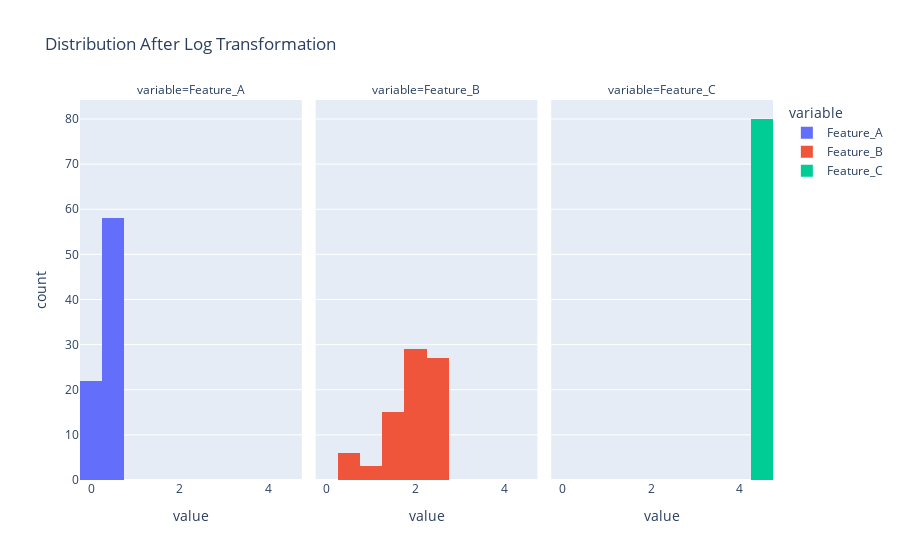

The notebook cell this image was saved under:
### Markdown cell above
__로그 변환 (Log Transformation) : 데이터 왜곡 수정__
* 지수적으로 증가하는 데이터, 한쪽 꼬리가 늘어진 경우(왜도가 높을 때)에 정규분포로 변환

### Code cell
# 2. 로그 변환 수행 (log1p = log(1+x))
X_train_log = np.log1p(X_train)
X_test_log = np.log1p(X_test)

# 3. 결과 데이터 프레임 구축
X_train_log_df = pd.DataFrame(X_train_log, columns = df.columns)

print('--- [검증] 로그 변환 후 기초 통계량 ---')
display(X_train_log_df.describe())

# 4. 시각화
fig_log = px.histogram(X_train_log_df.melt(), 
                       x="value", color="variable", 
                       facet_col="variable", 
                       title="Distribution After Log Transformation",
                       ) 
fig_log.show()

### Figure 1 — Plotly figure (JSON) as saved in the notebook; plotly's stock layout.template omitted (floating-point values rounded to 4 significant figures)
{"data": [{"bingroup": "x", "hovertemplate": "variable=Feature_A<br>value=%{x}<br>count=%{y}<extra></extra>", "legendgroup": "Feature_A", "marker": {"color": "#636efa", "pattern": {"shape": ""}}, "name": "Feature_A", "orientation": "v", "showlegend": true, "type": "histogram", "x": [0.5815, 0.1028, 0.6049, 0.6187, 0.4887, 0.6533, 0.3099, 0.5891, 0.6031, 0.08137, 0.5209, 0.1583, 0.6255, 0.3436, 0.3119, 0.3693, 0.108, 0.4796, 0.669, 0.5013, 0.1787, 0.4808, 0.08022, 0.4777, 0.3727, 0.5726, 0.6173, 0.6591, 0.4695, 0.2849, 0.1258, 0.251, 0.6418, 0.5981, 0.3195, 0.6686, 0.6686, 0.4455, 0.4468, 0.4298, 0.5662, 0.6467, 0.03058, 0.4745, 0.5342, 0.2758, 0.4841, 0.04627, 0.3146, 0.1979, 0.6892, 0.2441, 0.6291, 0.1752, 0.1343, 0.6319, 0.5305, 0.586, 0.177, 0.4148, 0.6803, 0.6, 0.6848, 0.002187, 0.3643, 0.1953, 0.2877, 0.3869, 0.05355, 0.142, 0.006189, 0.1128, 0.1332, 0.4274, 0.3864, 0.2016, 0.45, 0.6308, 0.6179, 0.6422], "xaxis": "x", "yaxis": "y"}, {"bingroup": "x", "hovertemplate": "variable=Feature_B<br>value=%{x}<br>count=%{y}<extra></extra>", "legendgroup": "Feature_B", "marker": {"color": "#EF553B", "pattern": {"shape": ""}}, "name": "Feature_B", "orientation": "v", "showlegend": true, "type": "histogram", "x": [1.569, 2.334, 2.152, 2.276, 1.667, 2.441, 2.279, 2.513, 2.469, 1.609, 2.257, 2.287, 1.83, 0.4073, 1.585, 1.789, 2.518, 0.6443, 2.458, 2.309, 1.721, 2.48, 2.316, 2.037, 2.548, 2.45, 1.492, 2.177, 1.503, 1.951, 2.56, 2.14, 1.792, 2.02, 1.518, 1.912, 2.219, 1.951, 0.377, 2.382, 2.483, 0.541, 2.07, 2.053, 1.029, 2.057, 1.935, 2.208, 2.11, 2.493, 2.526, 2.363, 1.667, 2.136, 2.246, 2.144, 2.47, 2.04, 1.871, 2.436, 2.199, 2.144, 1.701, 0.4079, 1.478, 2.284, 1.977, 2.423, 1.585, 2.057, 1.528, 2.289, 2.032, 0.4186, 0.8266, 1.798, 1.23, 1.394, 1.542, 2.544], "xaxis": "x2", "yaxis": "y2"}, {"bingroup": "x", "hovertemplate": "variable=Feature_C<br>value=%{x}<br>count=%{y}<extra></extra>", "legendgroup": "Feature_C", "marker": {"color": "#00cc96", "pattern": {"shape": ""}}, "name": "Feature_C", "orientation": "v", "showlegend": true, "type": "histogram", "x": [4.621, 4.623, 4.619, 4.622, 4.617, 4.619, 4.62, 4.625, 4.619, 4.622, 4.619, 4.616, 4.623, 4.617, 4.624, 4.62, 4.618, 4.619, 4.625, 4.624, 4.616, 4.623, 4.62, 4.621, 4.616, 4.619, 4.617, 4.619, 4.617, 4.616, 4.617, 4.62, 4.62, 4.62, 4.619, 4.62, 4.616, 4.615, 4.621, 4.616, 4.622, 4.617, 4.624, 4.615, 4.622, 4.615, 4.623, 4.621, 4.616, 4.619, 4.623, 4.625, 4.62, 4.619, 4.622, 4.624, 4.625, 4.625, 4.624, 4.622, 4.618, 4.616, 4.615, 4.617, 4.618, 4.619, 4.619, 4.622, 4.621, 4.62, 4.619, 4.621, 4.618, 4.621, 4.617, 4.616, 4.622, 4.619, 4.623, 4.621], "xaxis": "x3", "yaxis": "y3"}], "layout": {"annotations": [{"font": {}, "showarrow": false, "text": "variable=Feature_A", "x": 0.16, "xanchor": "center", "xref": "paper", "y": 1, "yanchor": "bottom", "yref": "paper"}, {"font": {}, "showarrow": false, "text": "variable=Feature_B", "x": 0.5, "xanchor": "center", "xref": "paper", "y": 1, "yanchor": "bottom", "yref": "paper"}, {"font": {}, "showarrow": false, "text": "variable=Feature_C", "x": 0.84, "xanchor": "center", "xref": "paper", "y": 1, "yanchor": "bottom", "yref": "paper"}], "barmode": "relative", "legend": {"title": {"text": "variable"}, "tracegroupgap": 0}, "title": {"text": "Distribution After Log Transformation"}, "xaxis": {"anchor": "y", "domain": [0, 0.32], "title": {"text": "value"}}, "xaxis2": {"anchor": "y2", "domain": [0.34, 0.66], "matches": "x", "title": {"text": "value"}}, "xaxis3": {"anchor": "y3", "domain": [0.68, 1.0], "matches": "x", "title": {"text": "value"}}, "yaxis": {"anchor": "x", "domain": [0, 1], "title": {"text": "count"}}, "yaxis2": {"anchor": "x2", "domain": [0, 1], "matches": "y", "showticklabels": false}, "yaxis3": {"anchor": "x3", "domain": [0, 1], "matches": "y", "showticklabels": false}}}
